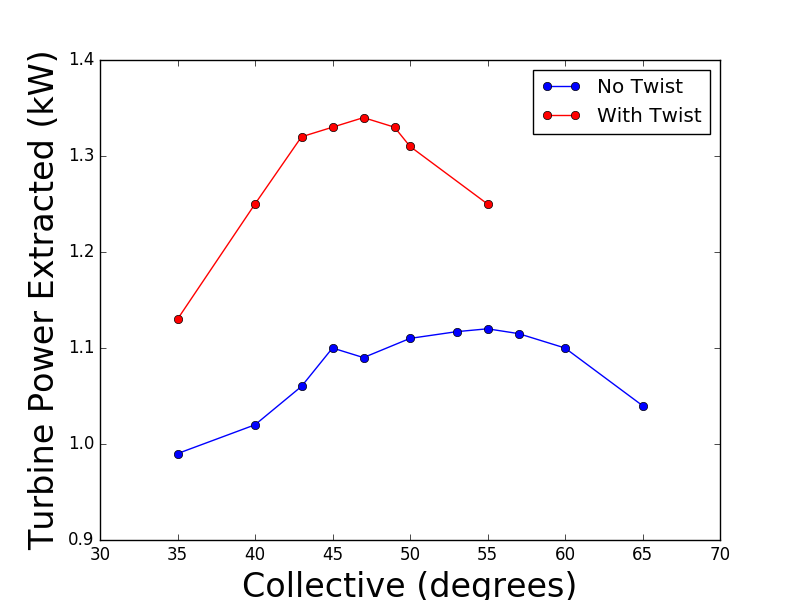

Write Python code to recreate this figure.
#!/bin/py
#
# 
#
import sys

# no twist
flux = [0.99,1.02,1.06,1.1,1.09,1.11,1.117,1.12,1.115,1.10,1.04]
it = [35,40,43,45,47,50,53,55,57,60,65]

# twist
flux2 = [1.13,1.25,1.32,1.33,1.34,1.33,1.31,1.25]
it2 = [35,40,43,45,47,49,50,55]
#
# iteration number (should be same as flux, above)
#
#it = range(len(flux))

#
# now, plot it and make it look good while you are at it
#
import matplotlib.pyplot as plt
fsz=24

#plt.subplot(1, 1, 1)
fig,ax = plt.subplots()
plt.plot(it,flux, 'ko-', color='blue',label='No Twist')
plt.plot(it2,flux2, 'ko-', color='red',label='With Twist')

#plt.axvline(x=55,linewidth=2, color = 'blue')
#plt.axvline(x=47, ymin=0.5, ymax = 1.1, linewidth=2, color = 'red')

plt.xlim(30, 70)
plt.ylim(0.9, 1.4)
plt.ylabel(r'Turbine Power Extracted (kW)',fontsize=fsz)
plt.xlabel(r'Collective (degrees)',fontsize=fsz)
#ax.set_yscale('log')
plt.legend()
#ax.xaxis.set_major_formatter(plt.NullFormatter())

#
# save figure
#
plt.savefig('collective.png')

#
# MARK IT ZERO
#
print 'exiting successfully...'
sys.exit(0)

#
# invoked from command line as:
#
# python plot_flux.py
#

#
# nick 
# 2/26/15
#
